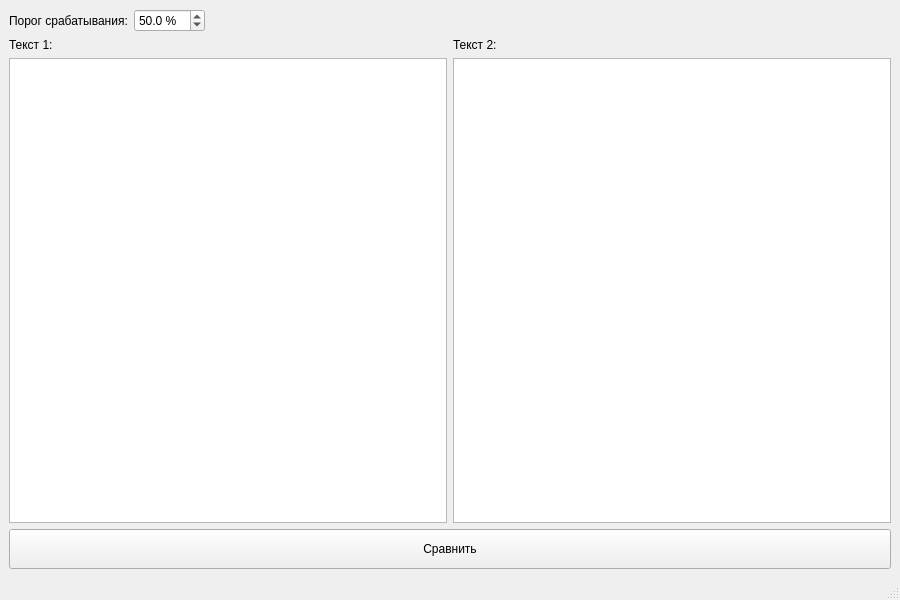
<?xml version="1.0" encoding="UTF-8"?>
<ui version="4.0">
 <class>MainWindow</class>
 <widget class="QMainWindow" name="MainWindow">
  <property name="geometry">
   <rect>
    <x>0</x>
    <y>0</y>
    <width>900</width>
    <height>600</height>
   </rect>
  </property>
  <property name="windowTitle">
   <string>Антиплагиат</string>
  </property>
  <widget class="QWidget" name="centralwidget">
   <layout class="QVBoxLayout" name="verticalLayout">
    <item>
     <layout class="QHBoxLayout" name="thresholdLayout">
      <item>
       <widget class="QLabel" name="labelThreshold">
        <property name="text">
         <string>Порог срабатывания:</string>
        </property>
       </widget>
      </item>
      <item>
       <widget class="QDoubleSpinBox" name="spinThreshold">
        <property name="suffix">
         <string> %</string>
        </property>
        <property name="decimals">
         <number>1</number>
        </property>
        <property name="maximum">
         <double>100.000000000000000</double>
        </property>
        <property name="value">
         <double>50.000000000000000</double>
        </property>
       </widget>
      </item>
      <item>
       <spacer name="horizontalSpacer">
        <property name="orientation">
         <enum>Qt::Horizontal</enum>
        </property>
        <property name="sizeHint" stdset="0">
         <size>
          <width>40</width>
          <height>20</height>
         </size>
        </property>
       </spacer>
      </item>
     </layout>
    </item>
    <item>
     <layout class="QHBoxLayout" name="textsLayout">
      <item>
       <layout class="QVBoxLayout" name="leftText">
        <item>
         <widget class="QLabel" name="labelText1">
          <property name="text">
           <string>Текст 1:</string>
          </property>
         </widget>
        </item>
        <item>
         <widget class="QPlainTextEdit" name="text1"/>
        </item>
       </layout>
      </item>
      <item>
       <layout class="QVBoxLayout" name="rightText">
        <item>
         <widget class="QLabel" name="labelText2">
          <property name="text">
           <string>Текст 2:</string>
          </property>
         </widget>
        </item>
        <item>
         <widget class="QPlainTextEdit" name="text2"/>
        </item>
       </layout>
      </item>
     </layout>
    </item>
    <item>
     <widget class="QPushButton" name="btnCompare">
      <property name="text">
       <string>Сравнить</string>
      </property>
      <property name="minimumSize">
       <size>
        <width>0</width>
        <height>40</height>
       </size>
      </property>
     </widget>
    </item>
   </layout>
  </widget>
  <widget class="QStatusBar" name="statusbar"/>
 </widget>
 <resources/>
 <connections/>
</ui>
